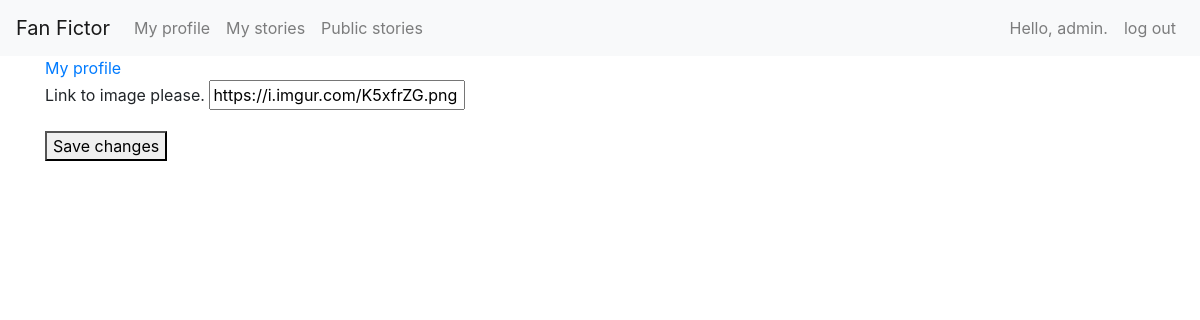
The app's page /users/myprofile/change_profile_picture/ (signed in), older data.
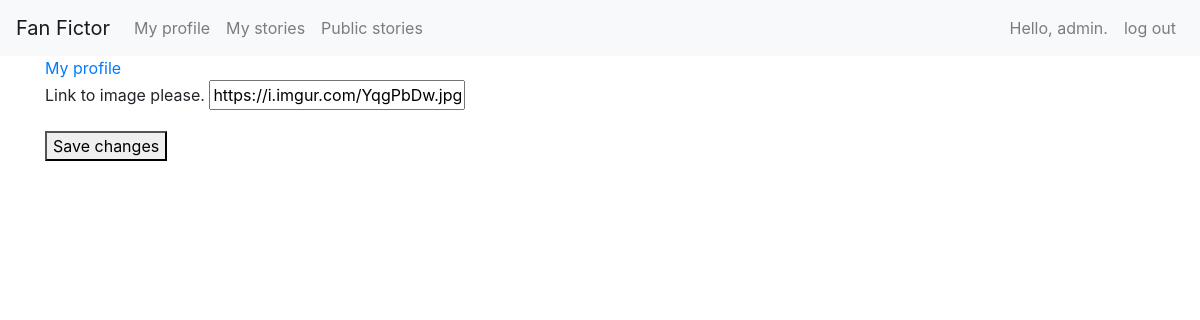
The same page, newer data.
### users/models.py (models this page shows)
class UserProfiles(models.Model):
    user = models.OneToOneField(User,
                                on_delete=models.CASCADE,
                                primary_key=True)
    biography = models.CharField(max_length=1000)
    profile_picture = models.URLField()

### users/views.py (the view)
# urls.py: path('myprofile/change_profile_picture/', views.change_profile_picture, name='change_profile_picture')
def change_profile_picture(request):
    users_profile = UserProfiles.objects.get(user=request.user)
    if request.user != users_profile.user:
        raise Http404("You do not have permission")
    if request.method != 'POST':
        form = ProfilePictureForm(instance=users_profile)
    else:
        form = ProfilePictureForm(instance=users_profile, data=request.POST)
        if form.is_valid():
            form.save()
            return HttpResponseRedirect(reverse('users:my_profile'))
    context = {'form': form}
    return render(request, 'users/edit_bio.html', context)

### users/forms.py
class ProfilePictureForm(forms.ModelForm):
    class Meta:
        model = UserProfiles
        fields = {'profile_picture'}
        labels = {'profile_picture': 'Link to image please.'}

### users/templates/users/edit_bio.html (shortened to what this page needs)
{% extends "fan_fictions/base.html" %}
{% block content %}
    <a href="{% url 'users:my_profile' %}">My profile</a>
    <form action="{% url 'users:edit_bio' %}" method="post">
        <div class="form-group">
            {{ form.as_p }}
            <button type="submit">Save changes</button>
        </div>
    </form>
{% endblock content %}

### fan_fictions/templates/fan_fictions/base.html (shortened to what this page needs)
{% load bootstrap4 %}
<html lang="em">
    <head>
        {% bootstrap_css %}
    </head>
     <boby>
        <nav class="navbar navbar-expand-lg navbar-light bg-light">
          <a class="navbar-brand" href="{% url 'fan_fictions:index' %}">Fan Fictor</a>
          <div class="collapse navbar-collapse" id="navbarSupportedContent">
            <ul class="navbar-nav mr-auto">
                <li class="nav-item">
                    <a class="nav-link" href="{% url 'users:my_profile' %}">My profile</a>
                </li>
                <li>
                    <a class="nav-link" href="{% url 'users:my_stories' %}">My stories</a>
                </li>
                <li>
                    <a class="nav-link" href="{% url 'fan_fictions:stories' %}">Public stories</a>
                </li>
            </ul>
            <ul class="navbar-nav ml-auto">
            {% if user.is_authenticated %}
                <li><a class="nav-link" href="{% url 'users:my_profile' %}">Hello, {{user.username}}.</a></li>
                <li><a class="nav-link"href="{% url 'users:logout' %}">log out</a> </li>
            {% else %}
                <li><a class="nav-link"href="{% url 'users:register' %}">Register</a> </li>
                <li><a class="nav-link"href="{% url 'users:login' %}">Log in</a> </li>
            {% endif %}
            </ul>
          </div>
        </nav>
         <div class="container">
            <div>
                {% block content %}
                {% endblock content %}
            </div>
        </div>
    </boby>
</html>

Row changes from the older to the newer data that the page shows:
changed UserProfiles: profile_picture "https://i.imgur.com/K5xfrZG.png" → "https://i.imgur.com/YqgPbDw.jpg"
